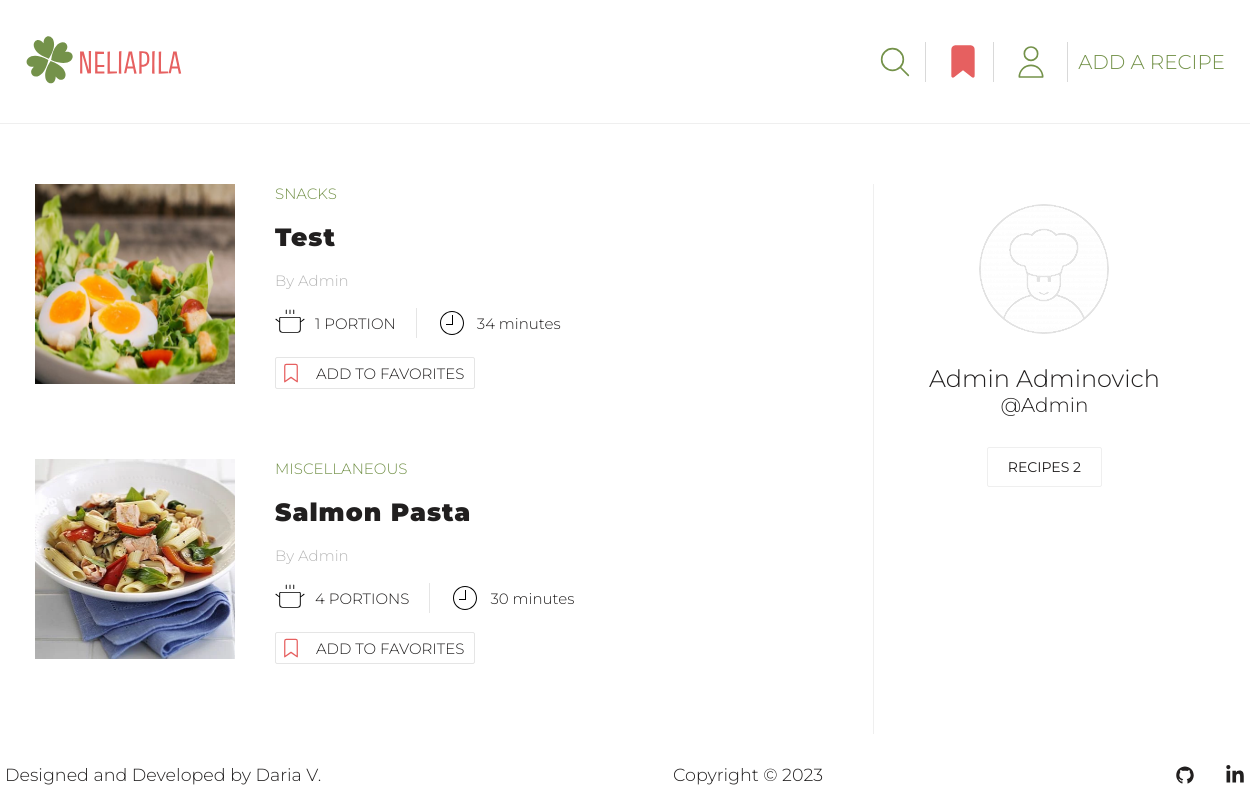
The app's page /profile/1 with its own data.
### recipes/models.py (models this page shows, shortened)
class Recipe(models.Model):
    CATEGORY_CHOICES = [
        ('Breakfast', 'Breakfast'),
        ('Lunch', 'Lunch'),
        ('Dinner', 'Dinner'),
        ('Snacks', 'Snacks'),
        ('Desserts', 'Desserts'),
        ('Drinks', 'Drinks'),
        ('Miscellaneous', 'Other')
    ]
    STATUS_CHOICES = [
        (True, 'Approved'),
        (False, 'On moderation'),
    ]
    author = models.ForeignKey(User, on_delete=models.CASCADE, null=True, blank=True)
    title = models.CharField(max_length=50)
    portions = models.PositiveIntegerField(default=1, blank=True, null=True)
    cooking_hours = models.PositiveIntegerField(default=0)
    cooking_minutes = models.PositiveIntegerField(default=0)
    image = models.ImageField(upload_to=recipe_image_path)
    category = models.CharField(max_length=20, choices=CATEGORY_CHOICES)
    ingredients = models.TextField()
    steps = models.TextField()
    is_approved = models.BooleanField(default=False, choices=STATUS_CHOICES)
    date_created = models.DateTimeField(auto_now_add=True)

### user/models.py (models this page shows, shortened)
class Profile(models.Model):
    user = models.OneToOneField(User, on_delete=models.CASCADE)
    name = models.CharField(max_length=50, null=True, blank=True)
    email = models.EmailField(max_length=500, blank=True, null=True, unique=True)
    username = models.CharField(max_length=50, blank=True, null=True)
    bio = models.TextField(blank=True, null=True)
    image = models.ImageField(upload_to='profiles/', blank=True, null=True, default='profiles/default-profile-pic.png')
    created = models.DateTimeField(auto_now_add=True)

### user/views.py (the view)
# urls.py: path('profile/<pk>', views.author_profile, name='profile'),
def author_profile(request, pk):
    profile = Profile.objects.get(user=pk)
    if request.user == profile.user:
        recipes = Recipe.objects.filter(author=pk).all().order_by('-date_created')
    else:
        recipes = Recipe.objects.filter(author=pk, is_approved=True).all().order_by('-date_created')
    recipes_count = recipes.count()
    try:
        favorite_recipes = [favorite.favorite_recipe for favorite in request.user.profile.favorite_set.all()]
    except AttributeError:
        favorite_recipes = ''
    pending_recipes_count = Recipe.objects.filter(author=pk, is_approved=False).count()
    context = {'profile': profile, 'recipes': recipes, 'recipes_count': recipes_count,
               'pending_recipes_count': pending_recipes_count, 'favorites': favorite_recipes}
    return render(request, 'user/profile.html', context)

### templates/user/profile.html (shortened to what this page needs)
{% extends 'base/base.html' %}
{% load static %}
{% block css %}
<link rel="stylesheet" href="{% static 'user/css/profile.css' %}">
{% endblock %}
{% block content %}
<section class="user-profile-page">
    <div class="profile container">
        <div class="profile-parts">
            {% if not recipes %}
            <div class="no-recipes">
                <img src="{% static 'user/images/recipe-default.svg' %}" alt="Recipe">
                <p>There is nothing here yet, but soon there will be recipes added by
                    <span>{{ profile.username }}</span></p>
            </div>
            {% else %}
            <div class="profile-recipes">
                <div class="all-recipes">
                    {% for recipe in recipes %}
                    <div class="one-recipe">
                        <div class="recipe-image">
                            <a href="{% url 'specific-recipe' recipe.id %}"><img src="{{ recipe.image.url }}" alt="Recipe Image"></a>
                        </div>
                        <div class="recipe-info">
                            <p class="recipe-category">{{ recipe.category }}</p>
                            <a href="{% url 'specific-recipe' recipe.id %}" class="recipe-title">{{ recipe.title }}</a>
                            <a href="{% url 'profile' profile.user_id %}" class="recipe-author">
                                By {{ recipe.author }}</a>
                            <div class="recipe-details">
                                <div class="portions-details">
                                    <img src="{% static 'user/images/pot-svg.svg' %}" alt="Pot">
                                    <span>{{ recipe.portions }} portion{{ recipe.portions | pluralize:'s' }}</span>
                                </div>
                                <div class="cooking-time-details">
                                    <img src="{% static 'user/images/clock-svg.svg' %}" alt="Clock">
                                    {% if recipe.cooking_hours != 0 and recipe.cooking_minutes != 0 %}
                                    <span>{{ recipe.cooking_hours }} hour{{ recipe.cooking_hours | pluralize:'s' }}
                                {{ recipe.cooking_minutes }} minute{{ recipe.cooking_minutes | pluralize:'s' }}</span>
                                    {% elif recipe.cooking_hours != 0 and recipe.cooking_minutes == 0 %}
                                    <span>{{ recipe.cooking_hours }} hour{{ recipe.cooking_hours | pluralize:'s' }}</span>
                                    {% elif recipe.cooking_hours == 0 and recipe.cooking_minutes != 0 %}
                                    <span>{{ recipe.cooking_minutes }} minute{{ recipe.cooking_minutes | pluralize:'s' }}
                                </span>
                                    {% endif %}
                                </div>
                            </div>
                            {% if recipe.is_approved %}
                            <div class="add-to-favourites">
                                <div class="button-favorites">
                                    {% if recipe in favorites %}
                                    <a class="button-favorites-link" href="{% url 'delete-from-favorites' recipe.id %}">
                                        <img src="{% static 'user/images/filled-bookmark-svg.svg' %}" alt="Bookmark">
                                        Added to favorites
                                    </a>
                                    {% else %}
                                    <a class="button-favorites-link" href="{% url 'add-to-favorites' recipe.id %}">
                                        <img src="{% static 'user/images/bookmark-svg.svg' %}" alt="Bookmark">
                                        Add to favorites
                                    </a>
                                    {% endif %}
                                </div>
                            </div>
                            {% endif %}
                        </div>
                    </div>
                    {% endfor %}
                </div>
            </div>
            {% endif %}
            <div class="profile-card">
                <img class="profile-avatar"
                     src="{{ profile.image.url }}" alt="User`s photo">
                {% if profile.name %}
                <span class="profile-name">{{ profile.name }}</span>
                {% endif %}
                <span class="profile-username">@{{ profile.username }}</span>
                <div class="count-recipes">
                    <p class="recipes-count count">Recipes {{ recipes_count }}</p>
                </div>
            </div>
        </div>
    </div>
</section>
{% endblock %}

### static/base/css/base.css (style rules this page uses)
html { height: 100%; position: relative; }
body { font-family: 'Montserrat', sans-serif; font-weight: 300; font-size: 20px; color: #211f1f; background-color: #FFFFFF; margin: 0; padding: 0; min-height: 100%; display: flex; flex-direction: column; }
a { text-decoration: none; color: #211f1f; }
h1, h2, h3, p { margin: 0; font-weight: 300; }
.container { width: 1240px; margin: 0 auto; position: relative; }

### static/user/css/profile.css (style rules this page uses)
.profile-parts { display: flex; flex-direction: row; justify-content: space-between; padding: 60px 30px 0 30px; min-height: 500px; }
.profile-recipes { width: 70%; }
.all-recipes { display: flex; flex-direction: column; }
.one-recipe { display: flex; flex-direction: row; margin-bottom: 70px; position: relative; }
.recipe-image { margin-right: 40px; display: flex; }
.recipe-image img { width: 200px; height: 200px; }
.recipe-category, .portions-details, .button-favorites { text-transform: uppercase; }
.recipe-info { display: flex; flex-direction: column; justify-content: space-between; }
.recipe-info img { width: 30px; height: 30px; margin-right: 10px; }
.recipe-category { color: #74924a; font-size: 15px; }
.recipe-title { font-weight: 900; letter-spacing: 1px; line-height: 30px; font-size: 25px; word-break: break-word; }
.recipe-author { font-size: 15px; color: #B8B8B8FF; }
.recipe-details { display: flex; flex-direction: row; min-width: 250px; max-width: 350px; }
.portions-details { padding-right: 20px; border-right: 1px solid #E5E5E5FF; }
.cooking-time-details { padding-left: 20px; }
.portions-details, .cooking-time-details { display: flex; flex-direction: row; align-items: center; font-size: 15px; }
.button-favorites-link { display: flex; flex-direction: row; align-items: center; font-size: 15px; border: 1px solid #E5E5E5FF; border-radius: 2px; padding-right: 10px; box-sizing: border-box; max-width: max-content; }
.profile-card { width: 29%; display: flex; flex-direction: column; align-items: center; padding: 20px 10px; box-sizing: border-box; border-left: 1px solid; border-left-color: #efefef; }
.profile-avatar { width: 130px; height: 130px; margin-bottom: 30px; border-radius: 100%; }
.profile-name { font-size: 24px; text-transform: capitalize; }
.profile-username { margin-bottom: 30px; }
.count-recipes { margin-bottom: 40px; display: flex; text-align: center; align-items: center; flex-flow: column; }
.count, .profile-edit-link { border: 1px solid; padding: 10px 20px; box-sizing: border-box; border-radius: 2px; text-transform: uppercase; font-size: 14px; display: inline-block; margin-bottom: 10px; }
.count { border-color: #efefef; font-weight: 400; }

### records on screen
Recipe: image (picture), category "SNACKS", title "Test", author "Admin", portions "1", cooking_minutes "34", cooking_minutes|pluralize "s", is_approved True (drawn)
Recipe: image (picture), category "MISCELLANEOUS", title "Salmon Pasta", author "Admin", portions "4", portions|pluralize "S", cooking_minutes "30", cooking_minutes|pluralize "s", is_approved True (drawn)
Profile: image (placeholder picture), name "Admin Adminovich", username "Admin"

### other values on screen
{{ recipes_count }} "2"
